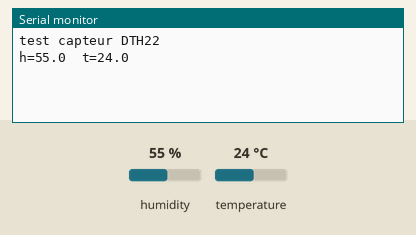
A sketch run on a simulated Arduino Uno, built with avr-gcc and run on an emulated ATmega328P. Shown: the last lines printed to the serial monitor. Inputs (shaded band) come from the test bench; at power-on: humidity 55 %, temperature 24 °C.

Above: at 1.3 s.
1.4 s: humidity set to 22 %
4.9 s: temperature set to 12 °C
At 8.1 s:
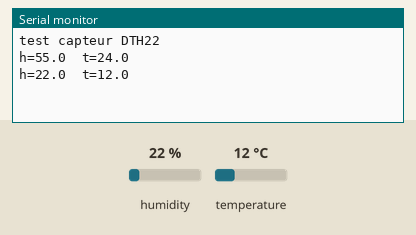
8.4 s: humidity set to 40 %
At 14.5 s:
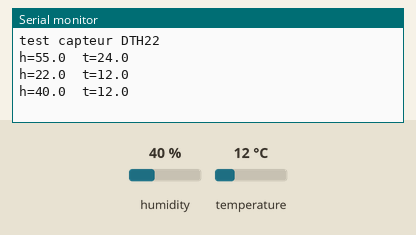

Measured:
- after the input at 4.9 s, the serial monitor: prints a new line after 2.2 s (image 1)
- after the input at 8.4 s, the serial monitor: prints a new line after 4.7 s (image 2)

The sketch:

ReadTempAndHumidity.ino
```cpp
#include <DHT11.h>
//define pin data
#define pinDATA SDA // SDA, or almost any other I/O pin

DHT11 dht11(32);

void setup() {
  Serial.begin(9600); //1bit=10µs
  Serial.println("\ntest capteur DTH22");
}

void loop() {
  //Serial.println(dht22.debug()); //optionnal

  float t = dht11.readTemperature();
  float h = dht11.readHumidity();

  /*if (dht22.getLastError() != dht22.OK) {
    Serial.print("last error :");
    Serial.println(dht22.getLastError());
  }
*/
  Serial.print("h=");Serial.print(h,1);Serial.print("\t");
  Serial.print("t=");Serial.println(t,1);
  delay(5000); //Collecting period should be : >1.7 second
}
```
